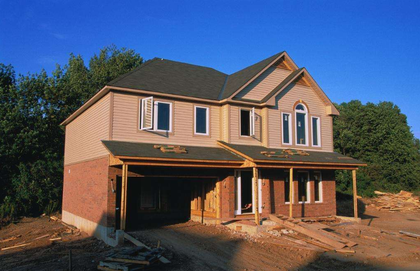
%> input picture code/canny边缘检测/house.png, 420 x 271 px, shrunk from 780 x 504 before the run
$ octave demo_canny.m   (GNU Octave 9; MATLAB toolbox functions it lacks are replaced by stand-ins)
%> lines starting %> are read from the running program, lines starting %| are printed output that depends on the picture

img = imread ('house.png');
%> img is the input picture: size 271x420x3 uint8; mean R, G, B 86, 89.5, 106.3
img = rgb2gray(img);
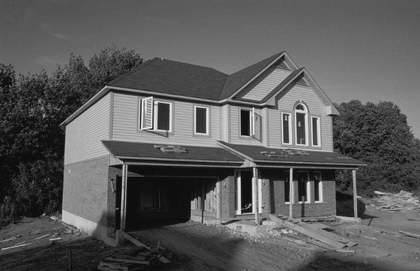
%> img: size 271x420 uint8; min 6, max 245, mean 90.4
img = double (img);
%> img: size 271x420 double

% Value for high and low thresholding
threshold_low = 0.04;
threshold_high = 0.165;

%% Gaussian filter definition (https://en.wikipedia.org/wiki/Canny_edge_detector)
G = [2, 4, 5, 4, 2; 4, 9, 12, 9, 4;5, 12, 15, 12, 5;4, 9, 12, 9, 4;2, 4, 5, 4, 2];
G = 1/159.* G;

%Filter for horizontal and vertical direction
dx = [1 0 -1];
dy = [1; 0; -1];

%% Convolution of image with Gaussian
Gx = conv2(G, dx, 'same');
Gy = conv2(G, dy, 'same');

% Convolution of image with Gx and Gy
Ix = conv2(img, Gx, 'same');
Iy = conv2(img, Gy, 'same');
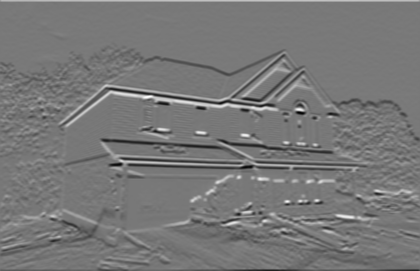
%> Iy: size 271x420 double; min -66.96, max 75.13, mean -0.1; drawn with min black and max white


%% Calculate magnitude and angle
magnitude = sqrt(Ix.*Ix+Iy.*Iy);
angle = atan2(Iy, Ix);

%% Edge angle conditioning
angle(angle<0) = pi+angle(angle<0);
angle(angle>7*pi/8) = pi-angle(angle>7*pi/8);
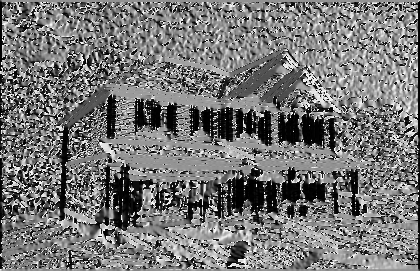
%> angle: size 271x420 double; min 0, max 2.75, mean 1.28; drawn with min black and max white

% Edge angle discretization into 0, pi/4, pi/2, 3*pi/4
angle(angle>=0&angle<pi/8) = 0;
angle(angle>=pi/8&angle<3*pi/8) = pi/4;
%> angle: size 271x420 double; min 0, max 2.75, mean 1.24
angle(angle>=3*pi/8&angle<5*pi/8) = pi/2;
angle(angle>=5*pi/8&angle<=7*pi/8) = 3*pi/4;
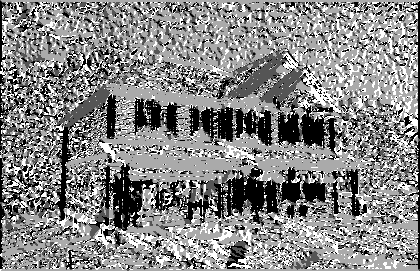
%> angle: size 271x420 double; min 0, max 2.36, mean 1.24; drawn with min black and max white

%% initialize the images
[nr, nc] = size(img);
%> nr = 271; nc = 420
edge = zeros(nr, nc);

%% Non-Maximum Supression
edge = non_maximum_suppression(magnitude, angle, edge);

edge = edge.*magnitude;

%% Hysteresis thresholding
% for weak edge
threshold_low = threshold_low * max(edge(:));
% for strong edge
threshold_high = threshold_high * max(edge(:));
linked_edge = zeros(nr, nc);
linked_edge = hysteresis_thresholding(threshold_low, threshold_high, linked_edge, edge, angle);
imshow(linked_edge);

%% non_maximum_suppression function
function edge=non_maximum_suppression(magnitude, angle, edge)
magnitude=padarray(magnitude,[1,1],0);
%> magnitude: size 273x422 double
[m,n]=size(magnitude);
%> m = 273; n = 422
for i=1:m
    for j=1:n
        if magnitude(i,j)~=0
            if tan(angle(i-1,j-1))==0
                if magnitude(i,j)==max(max(magnitude(i,j),magnitude(i+1,j)),magnitude(i-1,j))
                    edge(i-1,j-1)=1;
                end
            elseif tan(angle(i-1,j-1))==-1
                if magnitude(i,j)==max(max(magnitude(i,j),magnitude(i+1,j+1)),magnitude(i-1,j-1))
                    edge(i-1,j-1)=1;
                end
            elseif tan(angle(i-1,j-1))==1
                if magnitude(i,j)==max(max(magnitude(i,j),magnitude(i+1,j-1)),magnitude(i-1,j+1))
                    edge(i-1,j-1)=1;
                end
            else
                 if magnitude(i,j)==max(max(magnitude(i,j),magnitude(i,j-1)),magnitude(i,j+1))
                    edge(i-1,j-1)=1;
                 end
            end
        end
    end
end
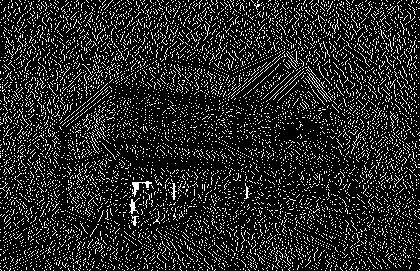
%> edge: size 271x420 double; values 0 (black) and 1 (white), 15% white in thin lines or dots
%> `threshold_low = threshold_low * max(edge(:));`: threshold_low = 3.61
%> `threshold_high = threshold_high * max(edge(:));`: threshold_high = 14.89
end

%% hysteresis_thresholding function
function linked_edge=hysteresis_thresholding(threshold_low, threshold_high, linked_edge, edge, angle)
%> called with threshold_low = 3.61, threshold_high = 14.89
edge=padarray(edge,[1,1],0);
%> edge: size 273x422 double
angle=padarray(angle,[1,1],0);
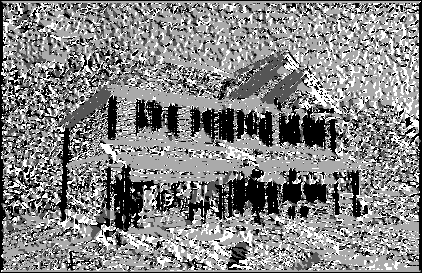
%> angle: size 273x422 double; min 0, max 2.36, mean 1.23; drawn with min black and max white
temp_linked_edge=padarray(linked_edge,[1,1],0);
[m,n]=size(edge);
for i=1:m
    for j=1:n
        if edge(i,j)>=threshold_high || temp_linked_edge(i,j)==1
            temp_linked_edge(i,j)=1;
            if tan(angle(i,j))==0
                if edge(i-1,j) > threshold_low
                    temp_linked_edge(i-1,j)=1;
                end
                if edge(i+1,j) > threshold_low
                    temp_linked_edge(i+1,j)=1;
                end
            elseif tan(angle(i,j))==1
                if edge(i-1,j-1) > threshold_low
                    temp_linked_edge(i-1,j-1)=1;
                end
                if edge(i+1,j+1) > threshold_low
                    temp_linked_edge(i+1,j+1)=1;
                end
            elseif tan(angle(i,j))==-1
                if edge(i-1,j+1) > threshold_low
                    temp_linked_edge(i-1,j+1)=1;
                end
                if edge(i+1,j-1) > threshold_low
                    temp_linked_edge(i+1,j-1)=1;
                end
            else
                if edge(i,j-1) > threshold_low
                    temp_linked_edge(i,j-1)=1;
                end
                if edge(i,j+1) > threshold_low
                    temp_linked_edge(i,j+1)=1;
                end
            end
        end
    end
end
%> temp_linked_edge: size 273x422 double; values 0 (black) and 1 (white), 2.8% white in thin lines or dots
linked_edge=temp_linked_edge(2:m-1,2:n-1);
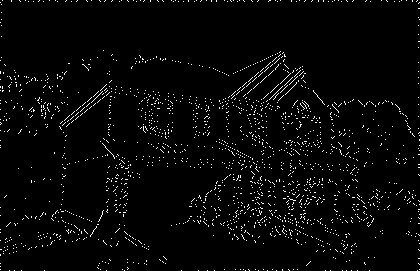
%> linked_edge: size 271x420 double; values 0 (black) and 1 (white), 2.9% white in thin lines or dots
end
